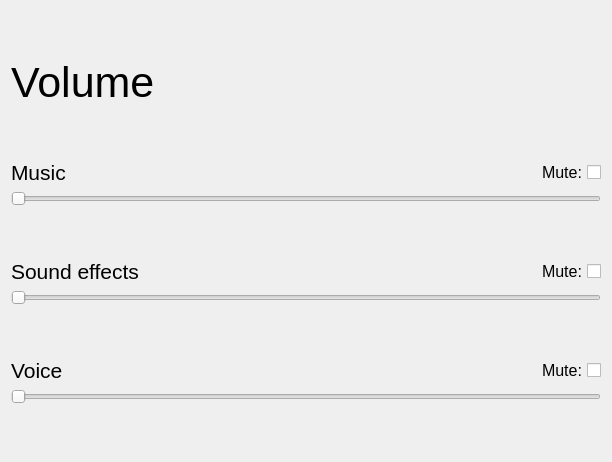
<?xml version="1.0" encoding="UTF-8"?>
<ui version="4.0">
 <class>VolumeSettingsWidgetClass</class>
 <widget class="QFrame" name="VolumeSettingsWidgetClass">
  <property name="geometry">
   <rect>
    <x>0</x>
    <y>0</y>
    <width>612</width>
    <height>462</height>
   </rect>
  </property>
  <property name="windowTitle">
   <string>VolumeSettingsWidget</string>
  </property>
  <property name="frameShape">
   <enum>QFrame::NoFrame</enum>
  </property>
  <layout class="QVBoxLayout" name="verticalLayout">
   <item>
    <widget class="QLabel" name="volumeLabel">
     <property name="sizePolicy">
      <sizepolicy hsizetype="Preferred" vsizetype="Fixed">
       <horstretch>0</horstretch>
       <verstretch>0</verstretch>
      </sizepolicy>
     </property>
     <property name="font">
      <font>
       <pointsize>32</pointsize>
      </font>
     </property>
     <property name="text">
      <string>Volume</string>
     </property>
    </widget>
   </item>
   <item>
    <layout class="QVBoxLayout" name="musicLayout">
     <item>
      <layout class="QHBoxLayout" name="musicUpperLayout">
       <item>
        <widget class="QLabel" name="musicLabel">
         <property name="font">
          <font>
           <pointsize>16</pointsize>
          </font>
         </property>
         <property name="text">
          <string>Music</string>
         </property>
        </widget>
       </item>
       <item>
        <widget class="QCheckBox" name="musicMuteCheckBox">
         <property name="font">
          <font>
           <pointsize>12</pointsize>
          </font>
         </property>
         <property name="layoutDirection">
          <enum>Qt::RightToLeft</enum>
         </property>
         <property name="text">
          <string>Mute:</string>
         </property>
        </widget>
       </item>
      </layout>
     </item>
     <item>
      <widget class="QSlider" name="musicVolumeSlider">
       <property name="orientation">
        <enum>Qt::Horizontal</enum>
       </property>
      </widget>
     </item>
    </layout>
   </item>
   <item>
    <layout class="QVBoxLayout" name="soundFXLayout">
     <item>
      <layout class="QHBoxLayout" name="soundFXUpperLayout">
       <item>
        <widget class="QLabel" name="soundFXLabel">
         <property name="font">
          <font>
           <pointsize>16</pointsize>
          </font>
         </property>
         <property name="text">
          <string>Sound effects</string>
         </property>
        </widget>
       </item>
       <item>
        <widget class="QCheckBox" name="soundFXMuteCheckBox">
         <property name="font">
          <font>
           <pointsize>12</pointsize>
          </font>
         </property>
         <property name="layoutDirection">
          <enum>Qt::RightToLeft</enum>
         </property>
         <property name="text">
          <string>Mute:</string>
         </property>
        </widget>
       </item>
      </layout>
     </item>
     <item>
      <widget class="QSlider" name="soundFXVolumeSlider">
       <property name="orientation">
        <enum>Qt::Horizontal</enum>
       </property>
      </widget>
     </item>
    </layout>
   </item>
   <item>
    <layout class="QVBoxLayout" name="voiceLayout">
     <item>
      <layout class="QHBoxLayout" name="voiceUpperLayout">
       <item>
        <widget class="QLabel" name="voiceLabel">
         <property name="font">
          <font>
           <pointsize>16</pointsize>
          </font>
         </property>
         <property name="text">
          <string>Voice</string>
         </property>
        </widget>
       </item>
       <item>
        <widget class="QCheckBox" name="voiceMuteCheckBox">
         <property name="baseSize">
          <size>
           <width>0</width>
           <height>0</height>
          </size>
         </property>
         <property name="font">
          <font>
           <pointsize>12</pointsize>
          </font>
         </property>
         <property name="layoutDirection">
          <enum>Qt::RightToLeft</enum>
         </property>
         <property name="text">
          <string>Mute:</string>
         </property>
        </widget>
       </item>
      </layout>
     </item>
     <item>
      <widget class="QSlider" name="voiceVolumeSlider">
       <property name="orientation">
        <enum>Qt::Horizontal</enum>
       </property>
      </widget>
     </item>
    </layout>
   </item>
  </layout>
 </widget>
 <layoutdefault spacing="6" margin="11"/>
 <resources/>
 <connections/>
</ui>
